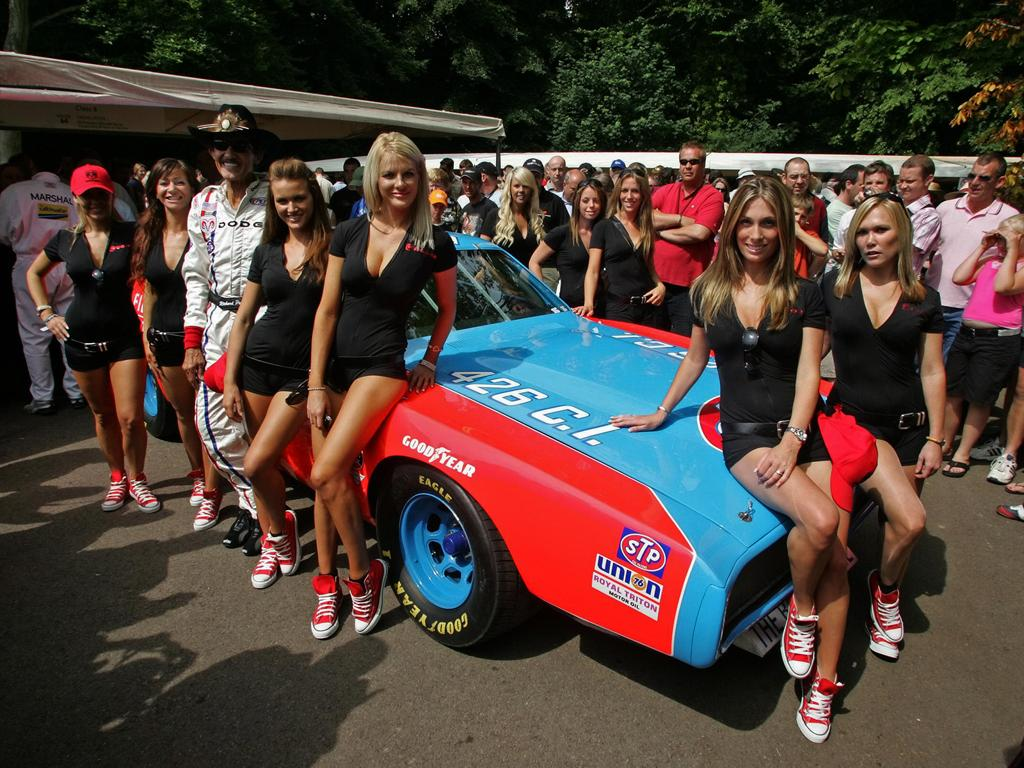
#> input picture tools/42_Car_Racing_Nascar_42_370.jpg, 1024 x 768 px, found by its file name
$ python plot_bbox.py
#> lines starting #> are read from the running program, lines starting #| are printed output that depends on the picture
import cv2

blue_color = (255,0,0)

# img = cv2.imread('./single2-100210014.jpg', cv2.IMREAD_COLOR)

# img = cv2.rectangle(img, (15, 56), (60, 131), color=blue_color, thickness=2)
# img = cv2.rectangle(img, (152, 35), (187, 105), color=blue_color, thickness=2)

img = cv2.imread('./tools/42_Car_Racing_Nascar_42_370.jpg', cv2.IMREAD_COLOR)
#> img is the input picture: shape (768, 1024, 3); mean B, G, R 57.3, 63.8, 79.4

img = cv2.rectangle(img, (111, 46), (147, 83), color=blue_color, thickness=2)
img = cv2.rectangle(img, (39, 41), (71, 73), color=blue_color, thickness=2)
img = cv2.rectangle(img, (178, 35), (212, 67), color=blue_color, thickness=2)
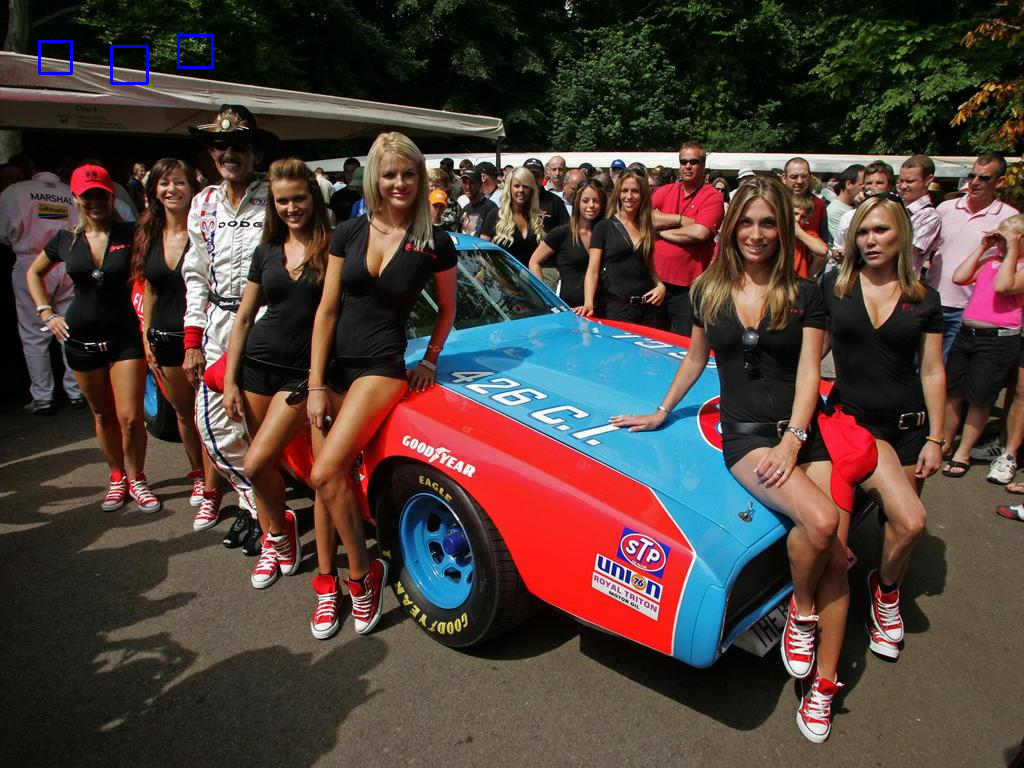
#> img: shape (768, 1024, 3); mean B, G, R 57.7, 63.7, 79.3


cv2.imshow('holy', img)
cv2.waitKey(0)
